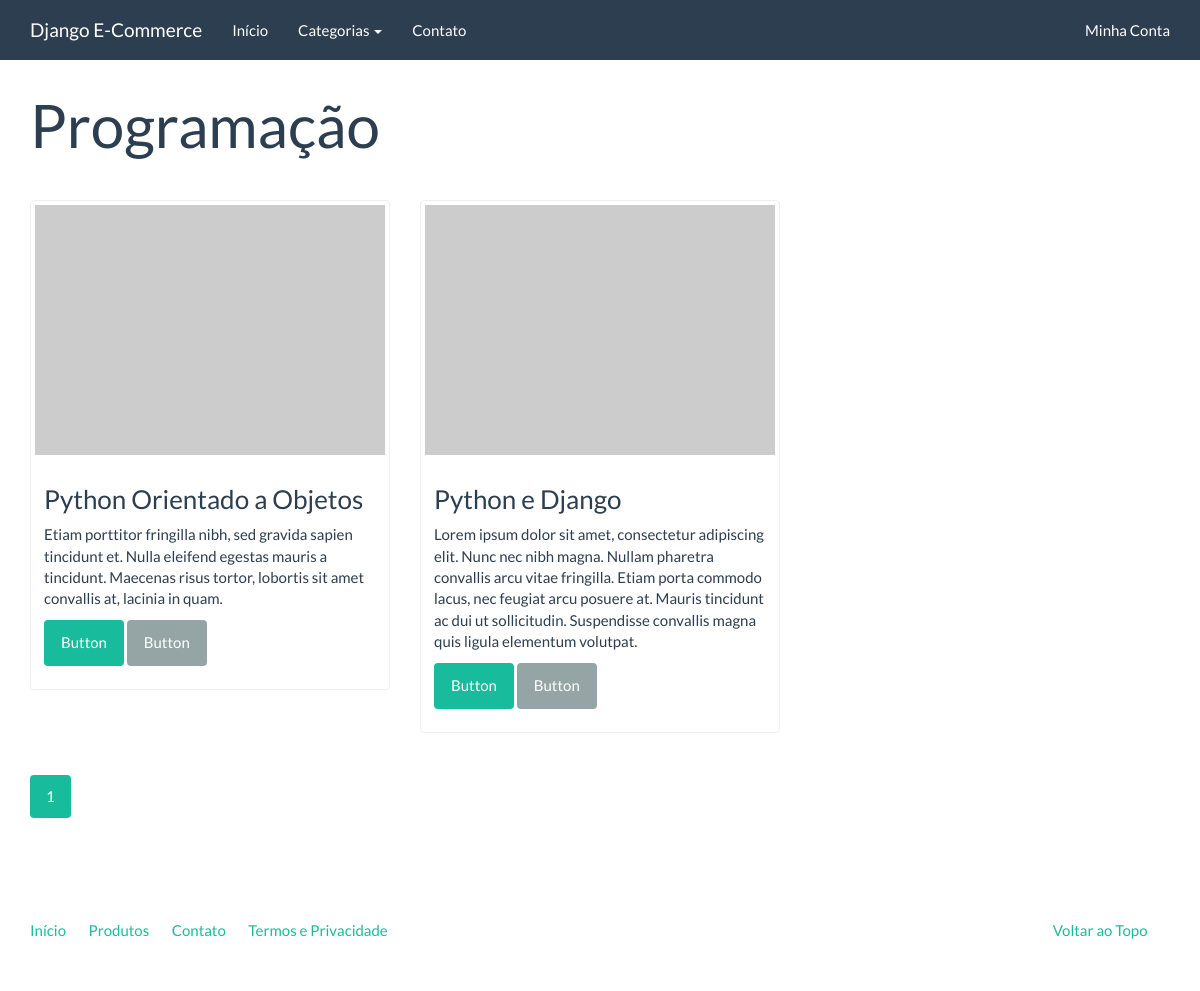
Page /catalogo/programacao/ on the committed database.
### catalog/models.py (models this page shows)
class Category(models.Model):
    name = models.CharField('Nome', max_length=100)
    slug = models.SlugField('Identificador', max_length=100)
    created = models.DateTimeField('Criado em', auto_now_add=True)
    modified = models.DateTimeField('Modificado em', auto_now=True)
    class Meta:
        verbose_name = 'Categoria'
        verbose_name_plural = 'Categorias'
        ordering = ['name']
    def __str__(self):
        return self.name
    def get_absolute_url(self):
        return reverse('catalog:category', kwargs={'slug': self.slug})

class Product(models.Model):
    name = models.CharField('Nome', max_length=100)
    slug = models.SlugField('Identificador', max_length=100)
    category = models.ForeignKey('catalog.Category', verbose_name='Categoria')
    description = models.TextField('Descrição', blank=True)
    price = models.DecimalField('Preço', decimal_places=2, max_digits=8)
    created = models.DateTimeField('Criado em', auto_now_add=True)
    modified = models.DateTimeField('Modificado em', auto_now=True)
    class Meta:
        verbose_name = 'Produto'
        verbose_name_plural = 'Produtos'
        ordering = ['name']
    def __str__(self):
        return self.name
    def get_absolute_url(self):
        return reverse('catalog:product', kwargs={'slug': self.slug})

### catalog/views.py (the view)
# urls.py: url(r'^(?P<slug>[\w_-]+)/$', views.CategoryListView.as_view(), name='category'),
class CategoryListView(generic.ListView):
    template_name = 'catalog/category.html'
    context_object_name = 'product_list' # optional
    paginate_by = 3
    def get_catgory(self):
        return get_object_or_404(Category, slug=self.kwargs['slug'])
    def get_queryset(self):
        return Product.objects.filter(category=self.get_catgory())
    def get_context_data(self, **kwargs):
        context = super(CategoryListView, self).get_context_data(**kwargs)
        context['current_category'] = self.get_catgory()
        return context

### catalog/context_process.py (called while the page is built)
def categories(request):
    return {
        'categories': Category.objects.all()
        }

### core/templatetags/pagination.py (called while the page is built)
@register.inclusion_tag('pagination.html')
def pagination(request, paginator, page_obj):
    context = {}
    context['paginator'] = paginator
    context['request'] = request
    context['page_obj'] = page_obj
    getvars = request.GET.copy()
    if 'page' in getvars:
        del getvars['page']
    if len(getvars) > 0:
        context['getvars'] = '&{0}'.format(getvars.urlencode())
    else:
        context['getvars'] = ''
    return context

### catalog/templates/catalog/category.html (shortened to what this page needs)
{% extends "base.html" %}
{% load pagination %}
{% block container %}
<div class="page-header">
    <h1>{{ current_category }}</h1>
</div>
<div class="row">
    {% for product in product_list %}
    <div class="col-sm-6 col-md-4">
        <div class="thumbnail">
            <a href="{{ product.get_absolute_url }}">
                <img src="http://placehold.it/350x250" alt="" />
            </a>
            <div class="caption">
                <h3>{{ product }}</h3>
                {{ product.description|linebreaks }}
                <p><a href="{{ product.get_absolute_url }}"
                class="btn btn-success" role="button">Button</a>
                <a href="#" class="btn btn-default" role="button">Button</a></p>
            </div>
        </div>
    </div>
    {% endfor %}
</div>
{% pagination request paginator pag_obj %}
{% endblock %}

### rows in the picture
Category: name "Programação"
Product: name "Python Orientado a Objetos", description "Etiam porttitor fringilla nibh, sed gravida sapien tincidunt et. Nulla eleifend egestas mauris a tincidunt. Maecenas risus tortor, lobortis sit amet convallis at, lacinia in quam."
Product: name "Python e Django", description "Lorem ipsum dolor sit amet, consectetur adipiscing elit. Nunc nec nibh magna. Nullam pharetra convallis arcu vitae fringilla. Etiam porta commodo lacus, nec feugiat arcu posuere at. Mauris tincidunt ac dui ut sollicitudin. Suspendisse convallis magna quis ligula elementum volutpat."

### other values in the picture
{{ page }} "1"
